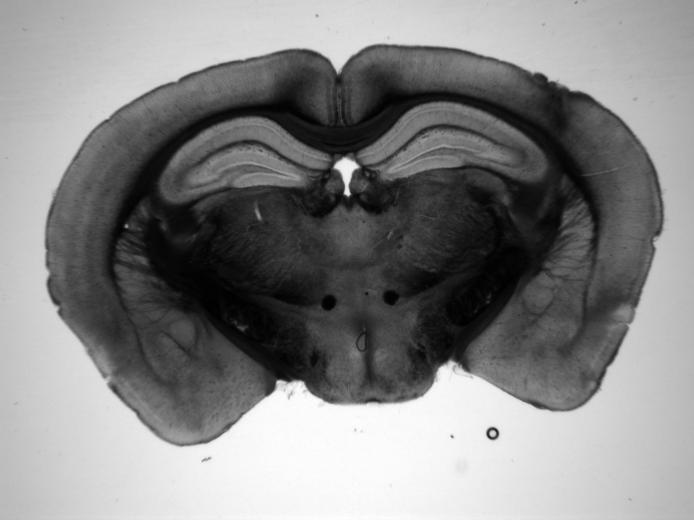
#> input picture data/img/downsampled.jpg, 694 x 520 px, found by its file name
$ jupyter execute morphological_filtering.ipynb   (shell and % lines are left out)   (older library calls are emulated)
#> lines starting #> are read from the running program, lines starting #| are printed output that depends on the picture
[cell 1]
import matplotlib.pyplot as plt
from skimage.data import data_dir
from skimage.util import img_as_ubyte
from skimage import io

phantom = img_as_ubyte(io.imread('../data/img/downsampled.jpg', as_grey=True))
#> phantom: shape (520, 694); min 0, max 255, mean 132.5
fig, ax = plt.subplots()
ax.imshow(phantom, cmap=plt.cm.gray)

[cell 2]
def plot_comparison(original, filtered, filter_name):

    fig, (ax1, ax2) = plt.subplots(ncols=2, figsize=(8, 4))
    ax1.imshow(original, cmap=plt.cm.gray)
    ax1.set_title('original')
    ax1.axis('off')
    ax2.imshow(filtered, cmap=plt.cm.gray)
    ax2.set_title(filter_name)
    ax2.axis('off')

[cell 3]
'''Erosion'''
from skimage.morphology import erosion, dilation, opening, closing, white_tophat
from skimage.morphology import black_tophat, skeletonize, convex_hull_image
from skimage.morphology import disk

selem = disk(5)
eroded = erosion(phantom, selem)
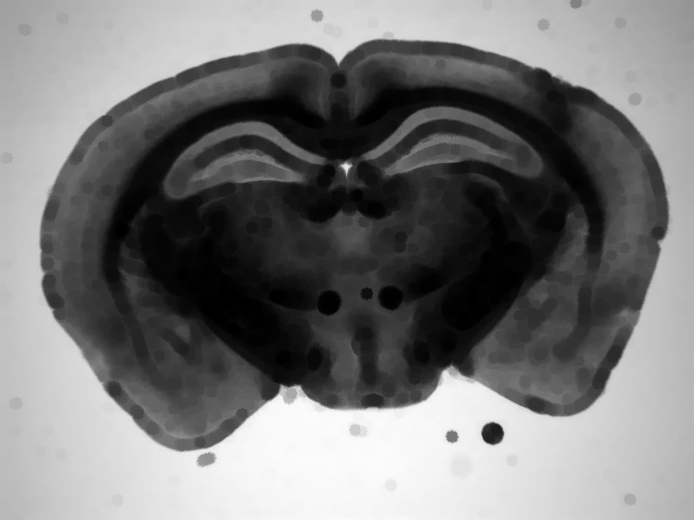
#> eroded: shape (520, 694); min 0, max 251, mean 119
plot_comparison(phantom, eroded, 'erosion')
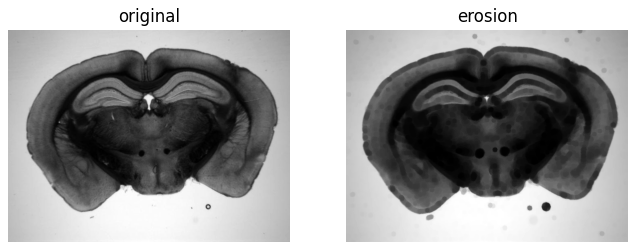
#> figure drawn by matplotlib, 2 panels

[cell 4]
'''Dilation'''

dilated = dilation(phantom, selem)
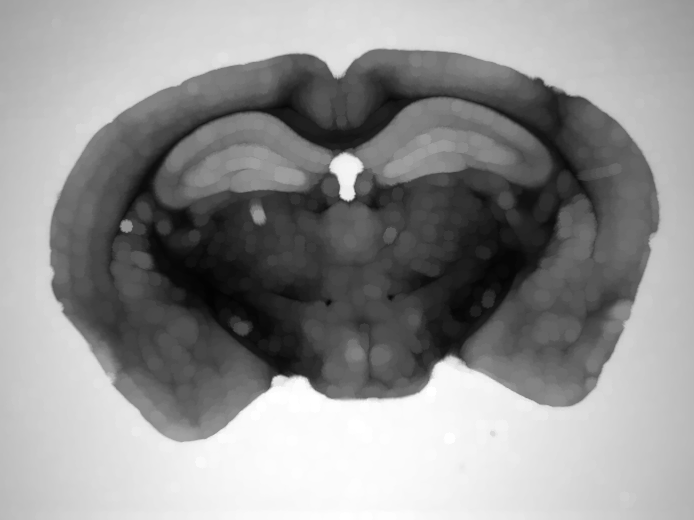
#> dilated: shape (520, 694); min 3, max 255, mean 145.1
plot_comparison(phantom, dilated, 'dilation')
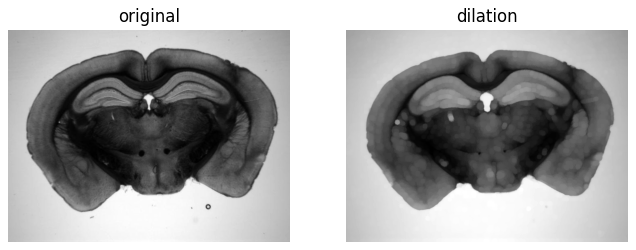
#> figure drawn by matplotlib, 2 panels

[cell 5]
'''Opening'''

opened = opening(phantom, selem)
plot_comparison(phantom, opened, 'opening')

[cell 6]
'''Closing'''

closed = closing(phantom, selem)
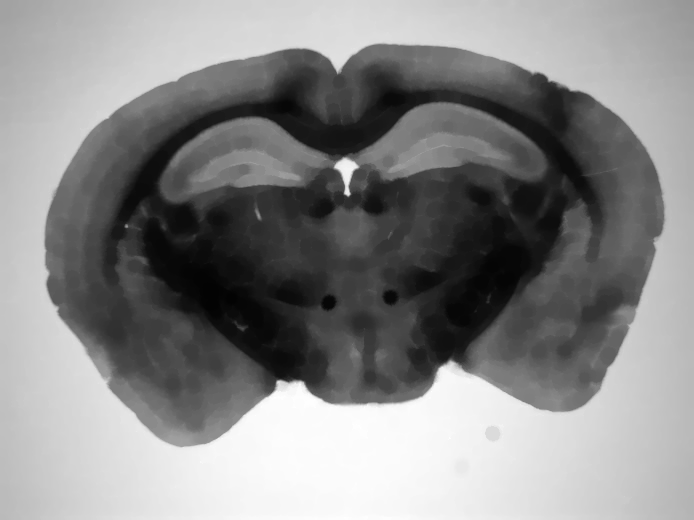
#> closed: shape (520, 694); min 3, max 255, mean 135.8
plot_comparison(phantom, closed, 'closing')

[cell 7]
'''White tophat'''

w_tophat = white_tophat(phantom, selem)
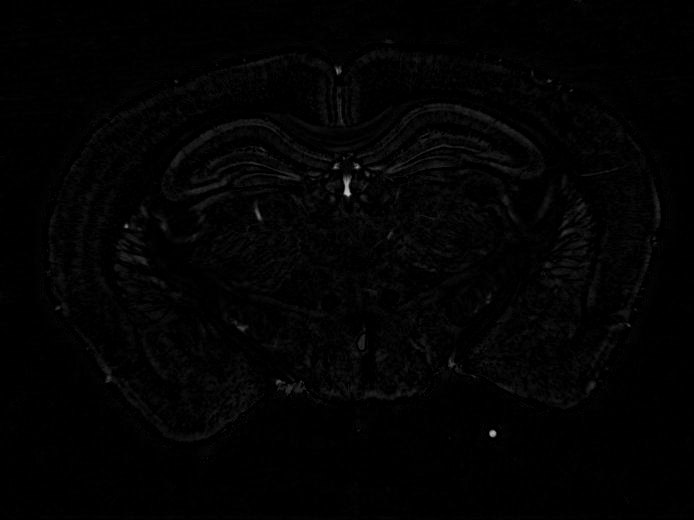
#> w_tophat: shape (520, 694); min 0, max 198, mean 2.8
plot_comparison(phantom, w_tophat, 'white tophat')

[cell 8]
'''Black tophat'''

b_tophat = black_tophat(phantom, selem)
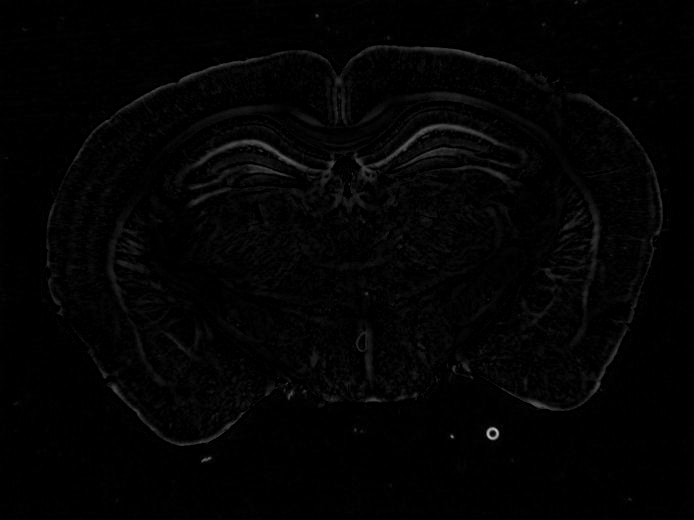
#> b_tophat: shape (520, 694); min 0, max 190, mean 3.3
plot_comparison(phantom, b_tophat, 'black tophat')
